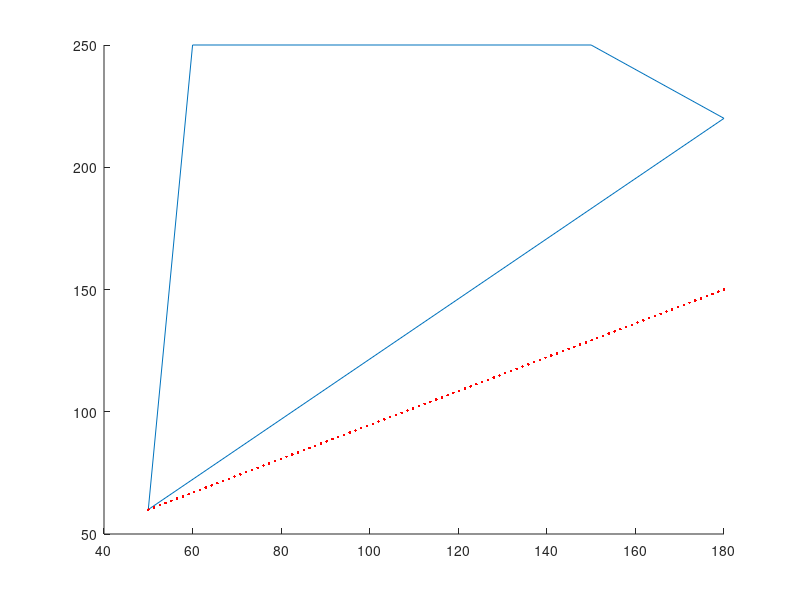

MATLAB code to generate this figure: (Note: this script raises an error after producing the figure.)
clc;
close all;
n=4;                        %n=N-1 N is the no. of control points
k=4;                        %degree 3 for quadratic
x=[50 60 150 180 50];      %points x cordinates(taken Randomly)
y=[60 250 250 220 60];     %points y coordinates(taken Randomly)
line(x,y);hold on;          %line through points
%closed polygon
x1 = 50;
y1 = 60;
x2 = 180;
y2 = 150;
for u=0:0.01:1
    x = x1 + u*(x2-x1);
    y = y1 + u*(y2-y1);
    plot(x,y,'.r');
end
%for knot vectors
j=n+k;                              %knot vector limit
for i=1:1:j                         %starting from 1 because matlab not consider 0
    l=k+1;                          %increment in k because t0 value is shifting to t1
   t(i)=i;
end;
disp(t);       % display knot vectors
%for Bspline equation
um=n-k+1;      % u maximum value n-k+1 intead of n-k+2 (k vale change to k+1)
for u=0:0.01:n+1
    x1=0; y1=0;
    for i=1:n
        b= B_Spline(t,k,u,i);  %closed Bspline function
        x1=x1+(b*x(i));
        y1=y1+(b*y(i));
    end;
    plot(x1,y1,'*','LineWidth',1);hold on;axis([0,250,0,180]);
end